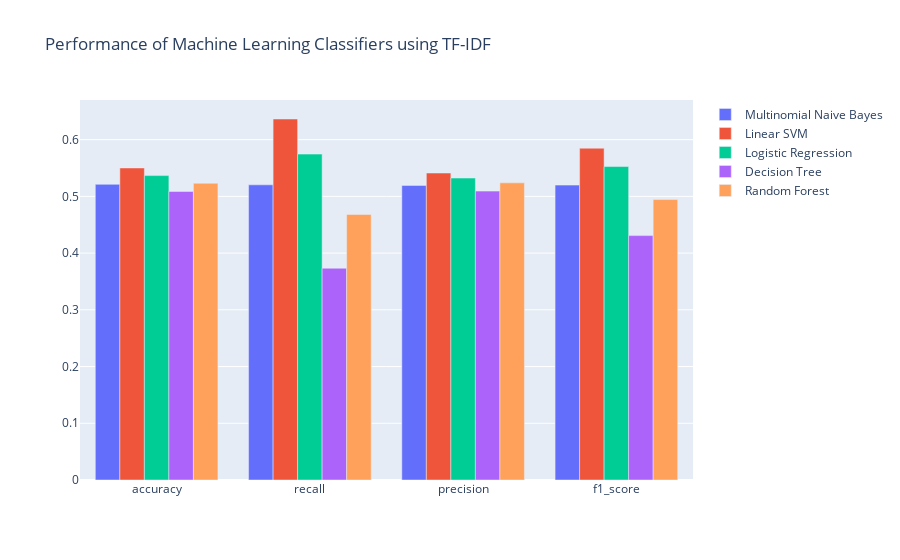

This figure's notebook cell:
### Code cell
#Create a bar for Multinomial Naive Bayes metrics
trace0 = go.Bar(
           x = ['accuracy','recall', 'precision', 'f1_score'],
           y = [accuracy_nb, recall_nb, precision_nb, f1_nb],
           name = 'Multinomial Naive Bayes' 
)

#Create a bar for Linear SVM metrics
trace1 = go.Bar(
          x = ['accuracy','recall', 'precision', 'f1_score'],
          y = [accuracy_lsvm, recall_lsvm, precision_lsvm, f1_lsvm],
          name = 'Linear SVM'
)

#Create a bar for Logistic Regression metrics
trace2 = go.Bar(
           x = ['accuracy','recall', 'precision', 'f1_score'],
           y = [accuracy_logreg, recall_logreg, precision_logreg, f1_logreg],
           name = 'Logistic Regression' 
)

#Create a bar for Decision Tree metrics
trace3 = go.Bar(
           x = ['accuracy','recall', 'precision', 'f1_score', 'f1_score'],
           y = [accuracy_dt, recall_dt, precision_dt, f1_dt],
           name = 'Decision Tree' 
)

#Create a bar for Random Forest metrics
trace4 = go.Bar(
           x = ['accuracy','recall', 'precision', 'f1_score', 'f1_score'],
           y = [accuracy_rf, recall_rf, precision_rf, f1_rf],
           name = 'Random Forest' 
)


#Define the data array
data = [trace0, trace1, trace2, trace3, trace4]

#Set the title
layout = {'title': 'Performance of Machine Learning Classifiers using TF-IDF'}

#Create a 'Figure' and plot it
fig = go.Figure(data = data, layout = layout)
iplot(fig, show_link=False)

### Figure 1 — Plotly figure (JSON) as saved in the notebook; plotly's stock layout.template omitted (floating-point values rounded to 4 significant figures)
{"data": [{"name": "Multinomial Naive Bayes", "type": "bar", "x": ["accuracy", "recall", "precision", "f1_score"], "y": [0.5212, 0.5203, 0.5193, 0.5198]}, {"name": "Linear SVM", "type": "bar", "x": ["accuracy", "recall", "precision", "f1_score"], "y": [0.5501, 0.6364, 0.5411, 0.5849]}, {"name": "Logistic Regression", "type": "bar", "x": ["accuracy", "recall", "precision", "f1_score"], "y": [0.5366, 0.5745, 0.5323, 0.5526]}, {"name": "Decision Tree", "type": "bar", "x": ["accuracy", "recall", "precision", "f1_score", "f1_score"], "y": [0.5087, 0.3733, 0.5092, 0.4308]}, {"name": "Random Forest", "type": "bar", "x": ["accuracy", "recall", "precision", "f1_score", "f1_score"], "y": [0.5231, 0.4681, 0.5238, 0.4944]}], "layout": {"title": {"text": "Performance of Machine Learning Classifiers using TF-IDF"}}}
